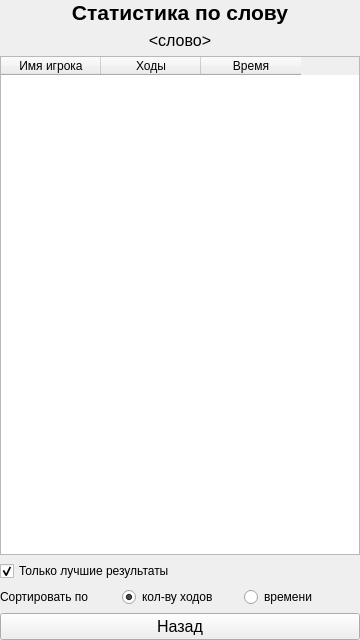
<?xml version="1.0" encoding="UTF-8"?>
<ui version="4.0">
 <class>BetweenLevelsScreen</class>
 <widget class="QWidget" name="BetweenLevelsScreen">
  <property name="geometry">
   <rect>
    <x>0</x>
    <y>0</y>
    <width>360</width>
    <height>640</height>
   </rect>
  </property>
  <property name="sizePolicy">
   <sizepolicy hsizetype="Minimum" vsizetype="Minimum">
    <horstretch>0</horstretch>
    <verstretch>0</verstretch>
   </sizepolicy>
  </property>
  <property name="windowTitle">
   <string>MetChars - Статистика</string>
  </property>
  <layout class="QVBoxLayout" name="verticalLayout">
   <property name="leftMargin">
    <number>0</number>
   </property>
   <property name="topMargin">
    <number>0</number>
   </property>
   <property name="rightMargin">
    <number>0</number>
   </property>
   <property name="bottomMargin">
    <number>0</number>
   </property>
   <item>
    <widget class="QLabel" name="statistics_label">
     <property name="sizePolicy">
      <sizepolicy hsizetype="Preferred" vsizetype="Preferred">
       <horstretch>0</horstretch>
       <verstretch>0</verstretch>
      </sizepolicy>
     </property>
     <property name="font">
      <font>
       <family>Segoe UI</family>
       <pointsize>16</pointsize>
       <weight>75</weight>
       <bold>true</bold>
      </font>
     </property>
     <property name="text">
      <string>Статистика по слову</string>
     </property>
     <property name="alignment">
      <set>Qt::AlignHCenter|Qt::AlignTop</set>
     </property>
    </widget>
   </item>
   <item>
    <widget class="QLabel" name="word_label">
     <property name="font">
      <font>
       <family>Segoe UI</family>
       <pointsize>12</pointsize>
      </font>
     </property>
     <property name="text">
      <string>&lt;слово&gt;</string>
     </property>
     <property name="alignment">
      <set>Qt::AlignCenter</set>
     </property>
    </widget>
   </item>
   <item>
    <widget class="QTableWidget" name="statistics_table">
     <property name="font">
      <font>
       <pointsize>8</pointsize>
      </font>
     </property>
     <property name="editTriggers">
      <set>QAbstractItemView::NoEditTriggers</set>
     </property>
     <property name="selectionMode">
      <enum>QAbstractItemView::NoSelection</enum>
     </property>
     <property name="textElideMode">
      <enum>Qt::ElideRight</enum>
     </property>
     <property name="sortingEnabled">
      <bool>false</bool>
     </property>
     <column>
      <property name="text">
       <string>Имя игрока</string>
      </property>
      <property name="font">
       <font>
        <family>Segoe UI</family>
        <pointsize>9</pointsize>
       </font>
      </property>
     </column>
     <column>
      <property name="text">
       <string>Ходы</string>
      </property>
      <property name="font">
       <font>
        <pointsize>9</pointsize>
       </font>
      </property>
     </column>
     <column>
      <property name="text">
       <string>Время</string>
      </property>
      <property name="font">
       <font>
        <pointsize>9</pointsize>
       </font>
      </property>
     </column>
    </widget>
   </item>
   <item>
    <widget class="QCheckBox" name="only_best_results_checkbox">
     <property name="font">
      <font>
       <family>Segoe UI</family>
       <pointsize>9</pointsize>
      </font>
     </property>
     <property name="text">
      <string>Только лучшие результаты</string>
     </property>
     <property name="checked">
      <bool>true</bool>
     </property>
     <property name="tristate">
      <bool>false</bool>
     </property>
    </widget>
   </item>
   <item>
    <layout class="QHBoxLayout" name="horizontalLayout">
     <property name="leftMargin">
      <number>0</number>
     </property>
     <property name="topMargin">
      <number>0</number>
     </property>
     <property name="rightMargin">
      <number>0</number>
     </property>
     <property name="bottomMargin">
      <number>0</number>
     </property>
     <item>
      <widget class="QLabel" name="sort_by_label">
       <property name="font">
        <font>
         <family>Segoe UI</family>
        </font>
       </property>
       <property name="text">
        <string>Сортировать по</string>
       </property>
      </widget>
     </item>
     <item>
      <widget class="QRadioButton" name="by_moves_rb">
       <property name="font">
        <font>
         <family>Segoe UI</family>
        </font>
       </property>
       <property name="text">
        <string>кол-ву ходов</string>
       </property>
       <property name="checked">
        <bool>true</bool>
       </property>
      </widget>
     </item>
     <item>
      <widget class="QRadioButton" name="by_time_rb">
       <property name="font">
        <font>
         <family>Segoe UI</family>
        </font>
       </property>
       <property name="text">
        <string>времени</string>
       </property>
      </widget>
     </item>
    </layout>
   </item>
   <item>
    <widget class="QPushButton" name="go_back_btn">
     <property name="sizePolicy">
      <sizepolicy hsizetype="Minimum" vsizetype="Fixed">
       <horstretch>0</horstretch>
       <verstretch>1</verstretch>
      </sizepolicy>
     </property>
     <property name="font">
      <font>
       <family>Segoe UI</family>
       <pointsize>12</pointsize>
       <weight>50</weight>
       <bold>false</bold>
      </font>
     </property>
     <property name="styleSheet">
      <string notr="true"/>
     </property>
     <property name="text">
      <string>Назад</string>
     </property>
    </widget>
   </item>
  </layout>
 </widget>
 <resources/>
 <connections/>
</ui>
